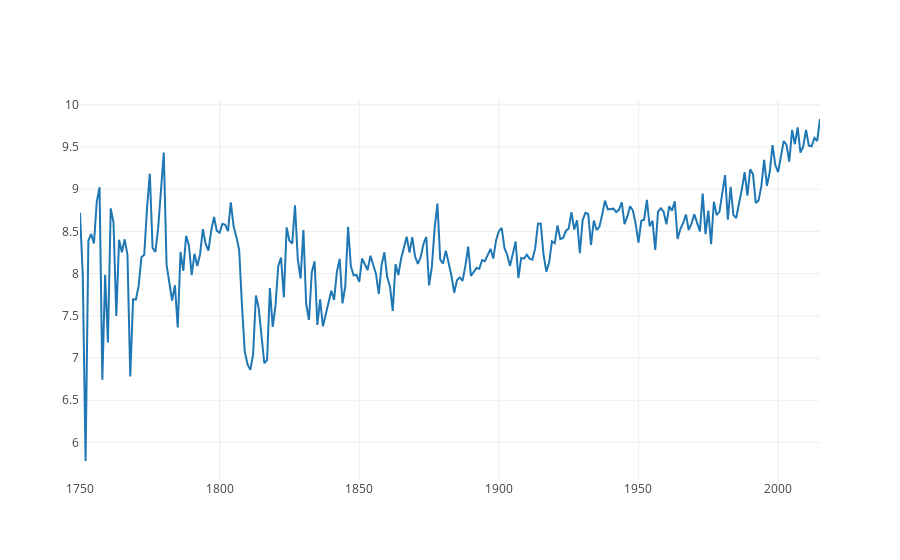

Source (notebook cell):
### Code cell
global1=pd.read_csv('data/GlobalTemperatures.csv')
global1=global1[['dt','LandAverageTemperature']]
global1.dropna(inplace=True)
global1['dt']=pd.to_datetime(global1.dt).dt.strftime('%d/%m/%Y')
global1['dt']=global1['dt'].apply(lambda x:x[6:])
global1=global1.groupby(['dt'])['LandAverageTemperature'].mean().reset_index()
trace=go.Scatter(
    x=global1['dt'],
    y=global1['LandAverageTemperature'],
    mode='lines',
    )
data=[trace]

py.iplot(data, filename='line-mode')

### Figure 1 — Plotly figure (JSON) as saved in the notebook; plotly's stock layout.template omitted (floating-point values rounded to 4 significant figures; data arrays with more than 128 entries replaced by an {"elided": "..."} marker saying what was removed)
{"data": [{"mode": "lines", "type": "scatter", "x": {"elided": "266 str values"}, "y": {"elided": "266 float values"}}], "layout": {}}
